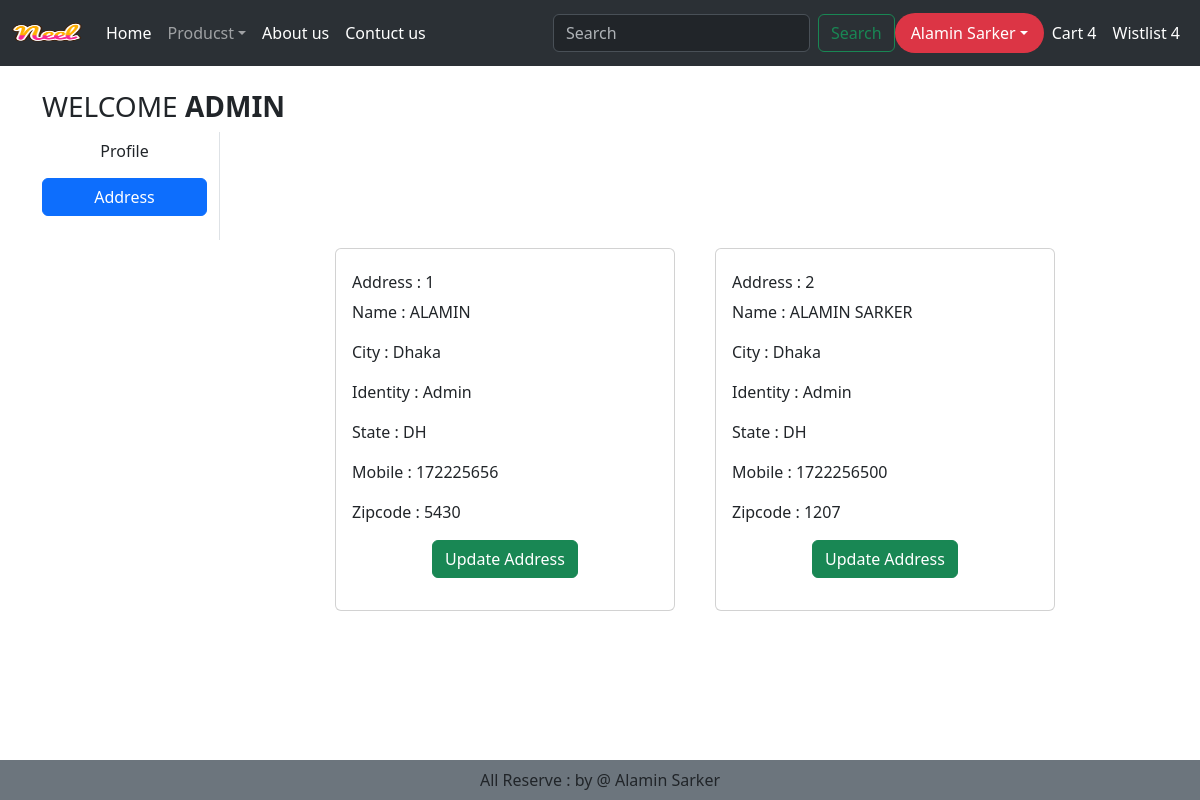
The page /address/ (signed in) on the database as committed earlier.
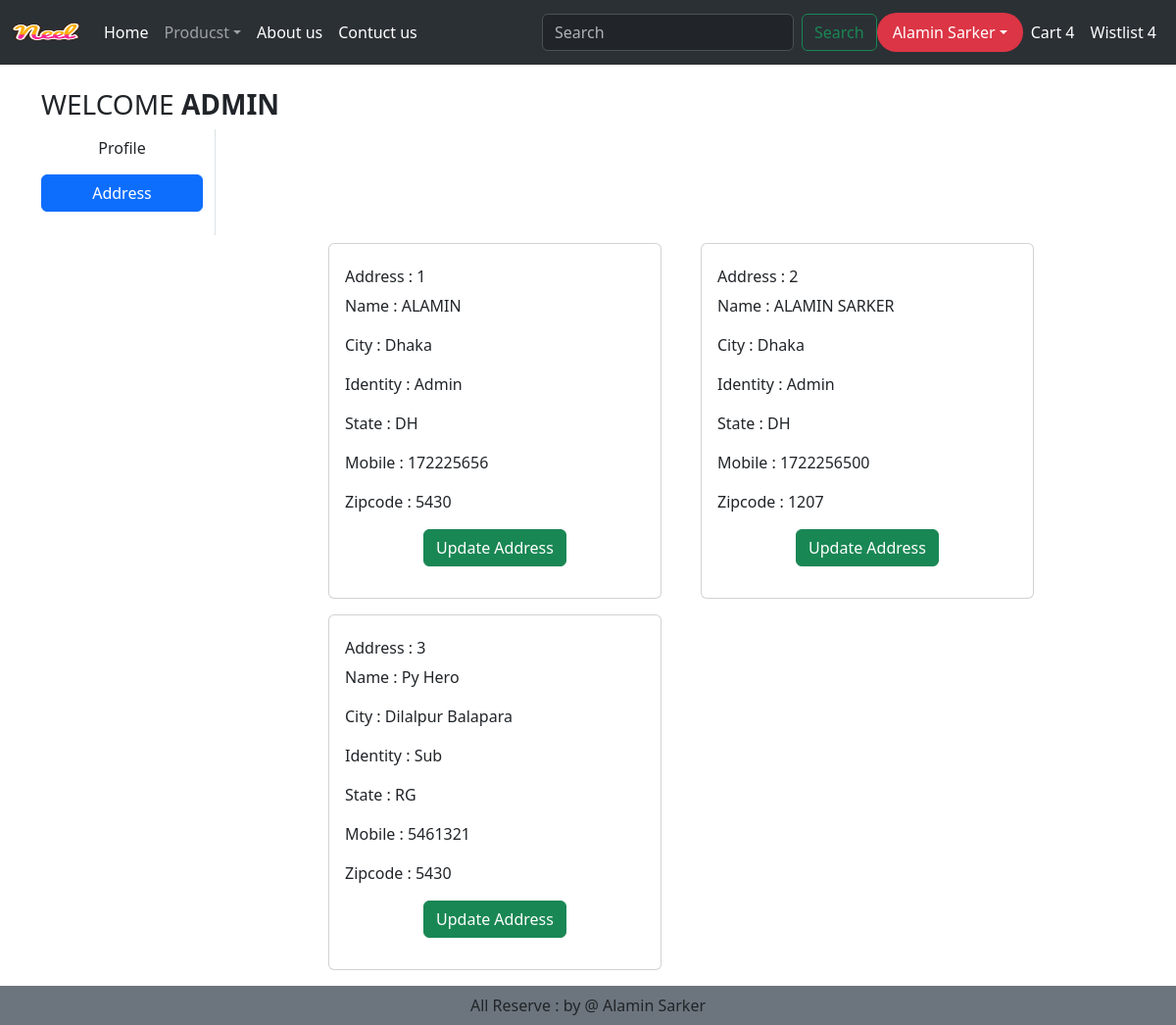
The same page on the database as committed later.
### mainapp/models.py (models this page shows, shortened)
class Customer(models.Model):
    user = models.ForeignKey(User, on_delete=models.CASCADE)
    name = models.CharField(max_length=255)
    identity = models.CharField(max_length=255)
    city = models.CharField(max_length=255)
    mobile = models.IntegerField(default=0)
    state = models.CharField(choices=STATE_LISTS, max_length=100)
    zipcode = models.IntegerField()

### mainapp/views.py (the view)
# urls.py: path('address/', address, name='address'),
def address(request):
    address = Customer.objects.filter(user=request.user)
    return render(request,'mainapp/address.html',locals())

### mainapp/templates/mainapp/address.html (shortened to what this page needs)
{% extends 'mainapp/base.html' %} {% load static %}  {% block main-content %}
<div class="container my-4">
  <div class="row">
    <h3 class="text-uppercase">Welcome <strong>{{request.user}}</strong></h3>
    <div class="col-sm-2 border-end">
      <ul class="list-unstyled">
        <li class="d-grid">
          <a class="btn" href="{% url 'profile'%}"> Profile </a>
        </li>
        <li class="d-grid">
          <a class="btn btn-primary my-2" href="{% url 'address'%}">
            Address
          </a>
        </li>
      </ul>
    </div>
    <div class="col-sm-8 offset-sm-3 mb-4">
      <div class="row">
        {% for add in address %}
        <div class="col-sm-6">
          <div class="card m-2">
            <div class="card-body">
              <h6 class="">Address : {{forloop.counter}}</h6>
              <p class="">Name : {{add.name}}</p>
              <p class="">City : {{add.city}}</p>
              <p class="">Identity : {{add.identity}}</p>
              <p class="">State : {{add.state}}</p>
              <p class="">Mobile : {{add.mobile}}</p>
              <p class="">Zipcode : {{add.zipcode}}</p>
              <p class="text-center">
                <a
                  type="button"
                  class="btn btn-success"
                  href="{% url 'updateAddress' pk=add.id %}"
                  >Update Address</a
                >
              </p>
            </div>
          </div>
        </div>
        {%endfor%}
      </div>
    </div>
  </div>
</div>
{% endblock main-content %}

Rows that differ between the two databases and show on the page:
added Customer: name "Py Hero", city "Dilalpur Balapara", identity "Sub", state "RG", mobile "5461321", zipcode "5430"
